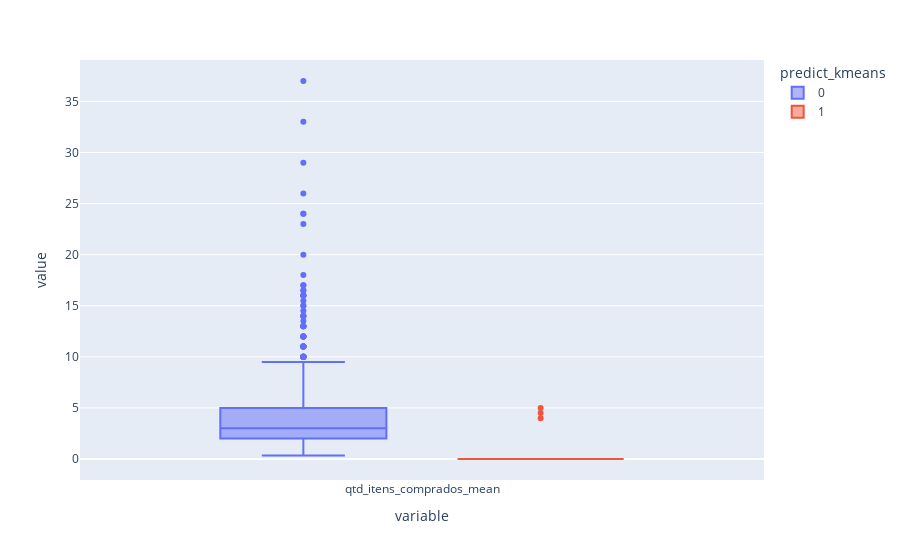

Notebook cell for this chart:
### Code cell
fig = px.box(df_filtrado, y=['qtd_itens_comprados_mean'], color='predict_kmeans')
fig.show()

### Figure 1 — Plotly figure (JSON) as saved in the notebook; plotly's stock layout.template omitted (floating-point values rounded to 4 significant figures; data arrays with more than 128 entries replaced by an {"elided": "..."} marker saying what was removed)
{"data": [{"alignmentgroup": "True", "hovertemplate": "predict_kmeans=0<br>variable=%{x}<br>value=%{y}<extra></extra>", "legendgroup": "0", "marker": {"color": "#636efa"}, "name": "0", "notched": false, "offsetgroup": "0", "orientation": "v", "showlegend": true, "type": "box", "x": {"elided": "1138 str values"}, "x0": " ", "xaxis": "x", "y": {"elided": "1138 float values"}, "y0": " ", "yaxis": "y"}, {"alignmentgroup": "True", "hovertemplate": "predict_kmeans=1<br>variable=%{x}<br>value=%{y}<extra></extra>", "legendgroup": "1", "marker": {"color": "#EF553B"}, "name": "1", "notched": false, "offsetgroup": "1", "orientation": "v", "showlegend": true, "type": "box", "x": {"elided": "131 str values"}, "x0": " ", "xaxis": "x", "y": {"elided": "131 float values"}, "y0": " ", "yaxis": "y"}], "layout": {"boxmode": "group", "legend": {"title": {"text": "predict_kmeans"}, "tracegroupgap": 0}, "margin": {"t": 60}, "xaxis": {"anchor": "y", "domain": [0, 1], "title": {"text": "variable"}}, "yaxis": {"anchor": "x", "domain": [0, 1], "title": {"text": "value"}}}}
